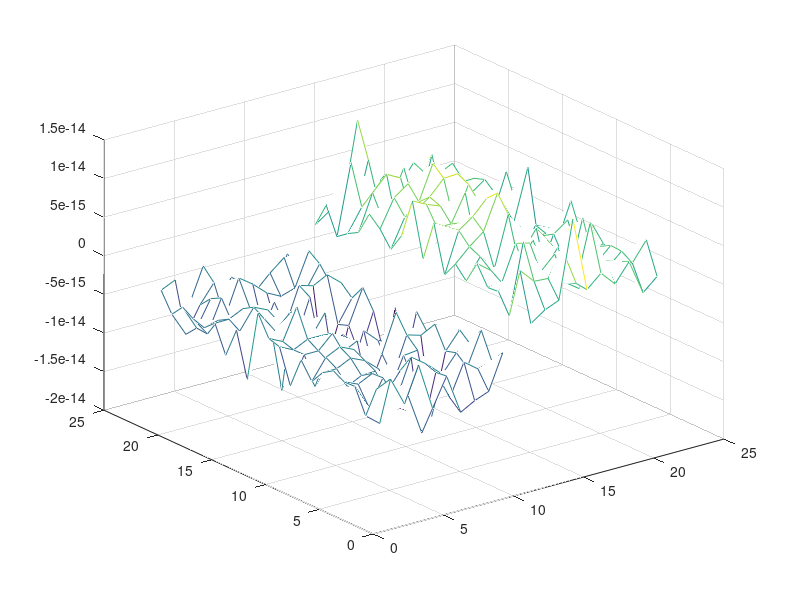
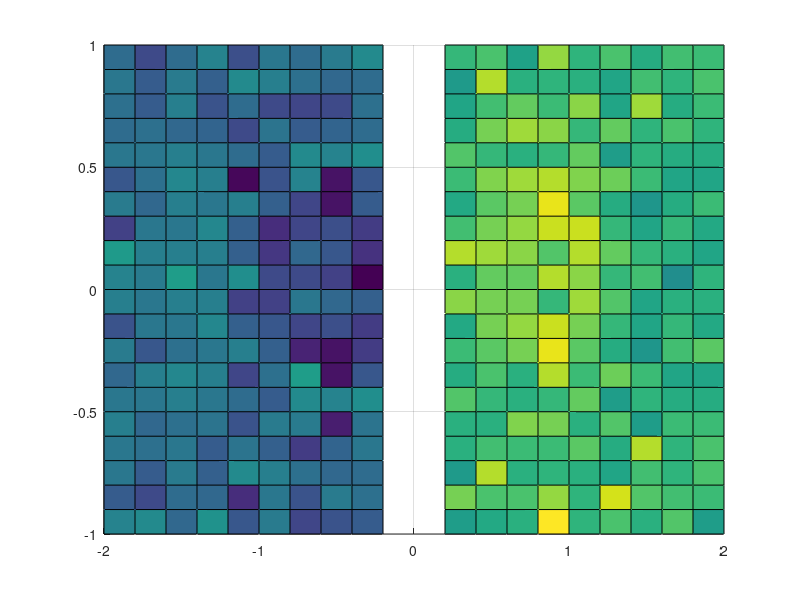

MATLAB code to generate these figures, in order: (Note: this script raises an error after producing the figures.)
%D1228803_3

[x, y] = meshgrid(-2:0.2:2, -1:0.1:1);
p = sqrt(x.^2 + y.^2);
theta = atan(y./x);
Z = 2 * p.^2 * sin(theta).*cos(theta);

figure;
grid on;
mesh(Z);
figure;
grid on;
surface(x, y, Z);
%meshc(Z)
%plot3(x, y, Z);

%el = 15;

surface(x, y, Z) = view(-180:180/10:180, 180/12);

grid on;
